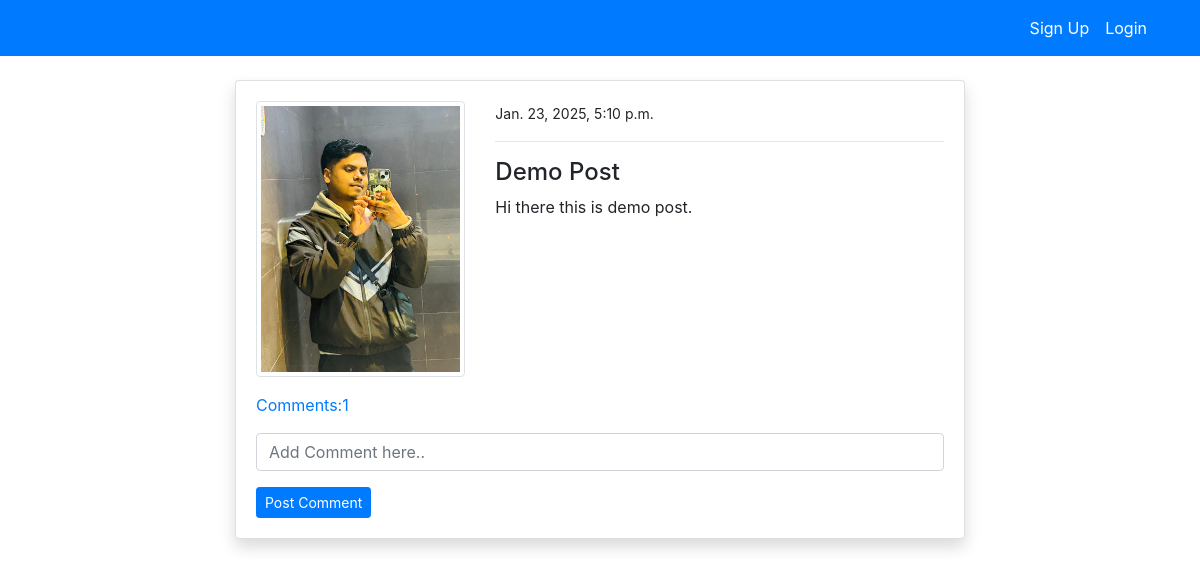
/post_detail/13/, run on the app's committed database.
### blog/models.py (models this page shows, shortened)
class PostModel(models.Model):
    title = models.CharField(max_length=255)
    content = models.TextField()
    author = models.ForeignKey(User, on_delete=models.CASCADE)
    date_created = models.DateTimeField(auto_now_add=True)
    class  Meta:
        ordering = ('-date_created',)
    def comment_count(self):
        return self.comment_set.all().count()
    def comment(self):
        return self.comment_set.all()

### users/models.py (models this page shows, shortened)
class ProfileModel(models.Model):
    user = models.OneToOneField(User, on_delete=models.CASCADE)
    image =models.ImageField(default='image.png', upload_to='profile', validators=[FileExtensionValidator(['png','jpg'])])
    bio = models.TextField(max_length=500, blank=True)

### blog/views.py (the view)
# urls.py: path('post_detail/<int:pk>/', views.post_detail, name='blog-post-detail'),
def post_detail(request, pk):
    post = get_object_or_404(PostModel, id=pk)
    if request.method == "POST":
        c_form = CmmentForm(request.POST)
        if c_form.is_valid():
            instance = c_form.save(commit=False)
            instance.user = request.user  # Assign the logged-in user (admin included)
            instance.post = post
            instance.save()
            return redirect('blog-post-detail', pk=post.id)  # Redirect to avoid re-submission
    else:
        c_form = CmmentForm()
    context = {
        'post': post,
        'c_form': c_form,
    }
    return render(request, 'blog/post_detail.html', context)

### blog/forms.py
class CmmentForm(forms.ModelForm):
    content =forms.CharField( label='',widget=forms.TextInput(attrs={'placeholder': 'Add Comment here..'}))
    class Meta:
        model = Comment
        fields = ('content',)

### blog/templates/blog/post_detail.html (shortened to what this page needs)
{% extends "partials/base.html" %}
{% load crispy_forms_tags %}
{% block content %}
 <div class="container">
    <div class="row mt-5 pt-3">
        <div class="col-md-8 offset-md-2">
            <div class="card my-3 shadow" >
                <div class="card-body">
                    <div class="row">
                        <div class="col-md-4">
                            <img  class="img-thumbnail" src="{{ post.author.profilemodel.image.url }}" alt="profile-img">
                        </div>
                        <div class="col-md-8">
                            <small>{{ post.date_created }}</small>
                            <hr>
                            <h4>{{ post.title }}</h4>
                            <p>
                                {{ post.content }}
                            </p>
                        </div>
                     </div>
                     <p class="mt-3">
                        <a class="" data-toggle="collapse" href="#collapseExample" role="button" aria-expanded="false" aria-controls="collapseExample">
                          Comments:{{ post.comment_count }}
                        </a>
                      </p>
                      <form method="POST" action="{% url 'blog-post-detail' post.id %}">
                        {{ c_form|crispy }}
                        <button type="submit" class="btn btn-primary btn-sm">Post Comment</button>
                      </form>
                </div>
            </div>
        </div>
    </div>
 </div>
{% endblock %}

### data on the page
PostModel: author.profilemodel.image (picture), date_created "Jan. 23, 2025, 5:10 p.m.", title "Demo Post", content "Hi there this is demo post.", comment_count "1"
